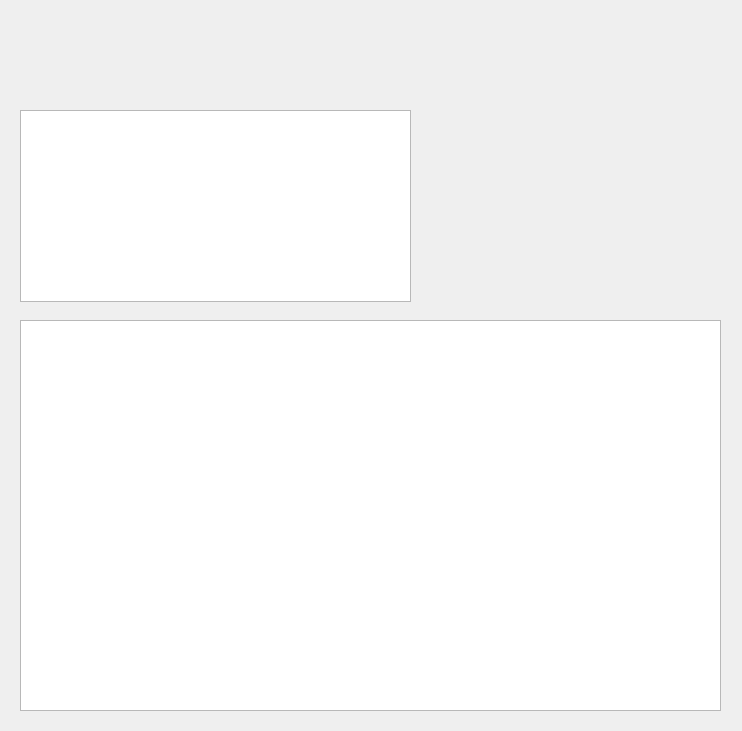
<?xml version="1.0" encoding="UTF-8"?>
<ui version="4.0">
 <class>Form</class>
 <widget class="QWidget" name="Form">
  <property name="geometry">
   <rect>
    <x>0</x>
    <y>0</y>
    <width>742</width>
    <height>731</height>
   </rect>
  </property>
  <property name="windowTitle">
   <string>Recipe</string>
  </property>
  <widget class="QLabel" name="image">
   <property name="geometry">
    <rect>
     <x>430</x>
     <y>20</y>
     <width>291</width>
     <height>281</height>
    </rect>
   </property>
   <property name="text">
    <string/>
   </property>
  </widget>
  <widget class="QLabel" name="name">
   <property name="geometry">
    <rect>
     <x>20</x>
     <y>20</y>
     <width>391</width>
     <height>71</height>
    </rect>
   </property>
   <property name="text">
    <string/>
   </property>
  </widget>
  <widget class="QTableView" name="ingredients">
   <property name="geometry">
    <rect>
     <x>20</x>
     <y>110</y>
     <width>391</width>
     <height>192</height>
    </rect>
   </property>
  </widget>
  <widget class="QTextBrowser" name="recipe">
   <property name="geometry">
    <rect>
     <x>20</x>
     <y>320</y>
     <width>701</width>
     <height>391</height>
    </rect>
   </property>
  </widget>
 </widget>
 <resources/>
 <connections/>
</ui>
